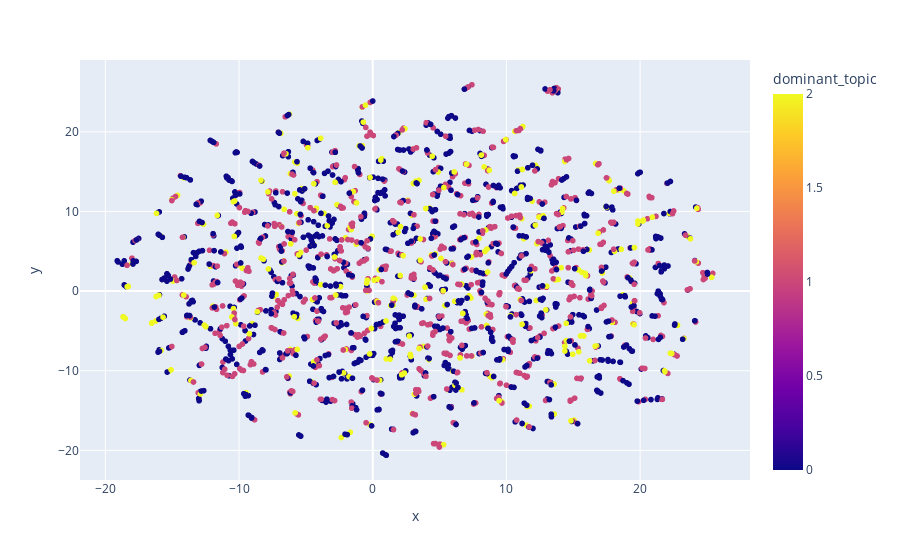

Source (notebook cell):
### Code cell
px.scatter(text_umap,
                 x='x', y='y', color='dominant_topic')

### Figure 1 — Plotly figure (JSON) as saved in the notebook; plotly's stock layout.template omitted (floating-point values rounded to 4 significant figures; data arrays with more than 128 entries replaced by an {"elided": "..."} marker saying what was removed)
{"data": [{"hovertemplate": "x=%{x}<br>y=%{y}<br>dominant_topic=%{marker.color}<extra></extra>", "legendgroup": "", "marker": {"color": {"elided": "2000 int values"}, "coloraxis": "coloraxis", "symbol": "circle"}, "mode": "markers", "name": "", "showlegend": false, "type": "scattergl", "x": {"elided": "2000 float values"}, "xaxis": "x", "y": {"elided": "2000 float values"}, "yaxis": "y"}], "layout": {"coloraxis": {"colorbar": {"title": {"text": "dominant_topic"}}, "colorscale": [[0, "#0d0887"], [0.1111, "#46039f"], [0.2222, "#7201a8"], [0.3333, "#9c179e"], [0.4444, "#bd3786"], [0.5556, "#d8576b"], [0.6667, "#ed7953"], [0.7778, "#fb9f3a"], [0.8889, "#fdca26"], [1, "#f0f921"]]}, "legend": {"tracegroupgap": 0}, "margin": {"t": 60}, "xaxis": {"anchor": "y", "domain": [0, 1], "title": {"text": "x"}}, "yaxis": {"anchor": "x", "domain": [0, 1], "title": {"text": "y"}}}}
